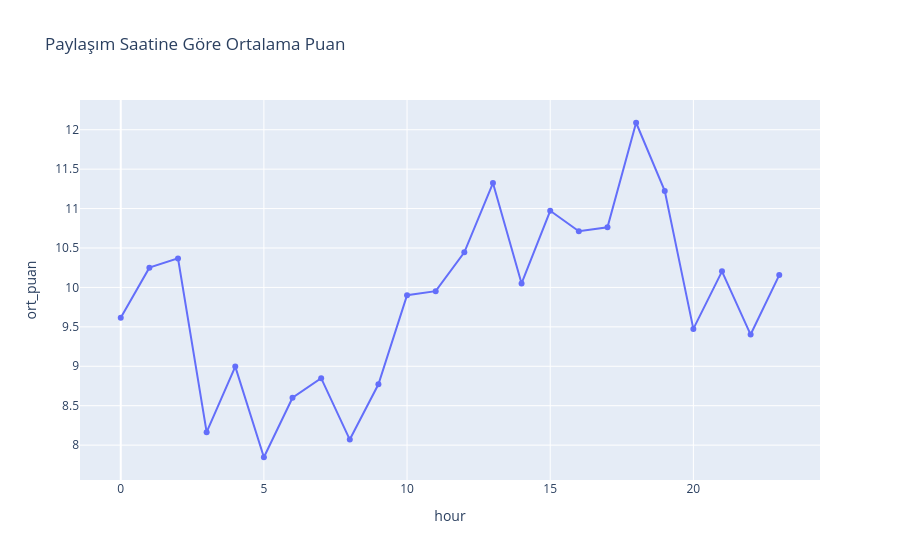

The cell this chart's notebook holds for it:
### Code cell
fig = px.line(
    hour_analysis,
    x="hour",
    y="ort_puan",
    markers=True,
    title="Paylaşım Saatine Göre Ortalama Puan"
)

fig.show()

### Figure 1 — Plotly figure (JSON) as saved in the notebook; plotly's stock layout.template omitted (floating-point values rounded to 4 significant figures)
{"data": [{"hovertemplate": "hour=%{x}<br>ort_puan=%{y}<extra></extra>", "legendgroup": "", "line": {"color": "#636efa", "dash": "solid"}, "marker": {"symbol": "circle"}, "mode": "lines+markers", "name": "", "orientation": "v", "showlegend": false, "type": "scatter", "x": [0, 1, 2, 3, 4, 5, 6, 7, 8, 9, 10, 11, 12, 13, 14, 15, 16, 17, 18, 19, 20, 21, 22, 23], "xaxis": "x", "y": [9.615, 10.25, 10.37, 8.164, 8.996, 7.846, 8.601, 8.849, 8.071, 8.771, 9.902, 9.953, 10.45, 11.32, 10.05, 10.97, 10.71, 10.76, 12.09, 11.22, 9.474, 10.2, 9.402, 10.16], "yaxis": "y"}], "layout": {"autosize": true, "legend": {"tracegroupgap": 0}, "title": {"text": "Paylaşım Saatine Göre Ortalama Puan"}, "xaxis": {"anchor": "y", "autorange": true, "domain": [0, 1], "range": [-1.351, 24.35], "title": {"text": "hour"}, "type": "linear"}, "yaxis": {"anchor": "x", "autorange": true, "domain": [0, 1], "range": [7.496, 12.44], "title": {"text": "ort_puan"}, "type": "linear"}}}
